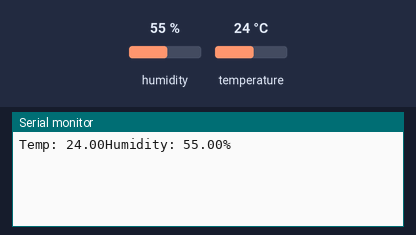
Simulated run of this sketch. Board: Arduino Uno, built with avr-gcc and run on an emulated ATmega328P. Parts: the last lines printed to the serial monitor. Inputs (shaded band) come from the test bench; at power-on: humidity 55 %, temperature 24 °C.

Above: at 3.2 s.
3.3 s: humidity set to 22 %
At 4.5 s:
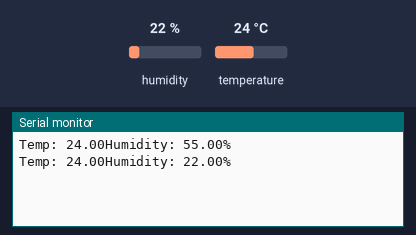
6.0 s: temperature set to 12 °C
At 6.9 s:
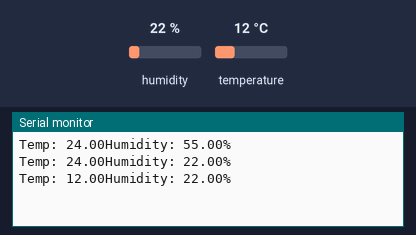
8.7 s: humidity set to 40 %
At 10.5 s:
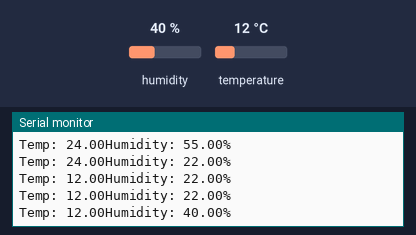
Timing chart, 0 to 12.0 s (numbered marks = the images above; inputs shaded):
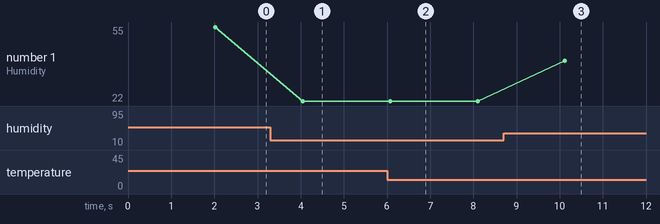

Measured:
- after the input at 3.3 s, the serial monitor: prints a new line after 0.75 s (image 1)
- after the input at 6.0 s, the serial monitor: prints a new line after 0.07 s (image 2)
- after the input at 8.7 s, the serial monitor: prints a new line after 1.4 s (image 3)
- plotted number 1: 55 → 22 after the input at 3.3 s, 22 → 40 after the input at 8.7 s

The sketch:

Humidity_Temperature_Sensor.ino
```cpp
#include <DHT.h>


DHT dht(15, DHT11);
void setup() {
  dht.begin();
  delay(2000);
  Serial.begin(115200);

}

void loop() {
  float temp = dht.readTemperature();
  float humidity = dht.readHumidity();
  Serial.print("Temp: ");
  Serial.print(temp);
  Serial.print("Humidity: ");
  Serial.print(humidity);
  Serial.print("%");
  Serial.println();
  delay(2000);
}
```
